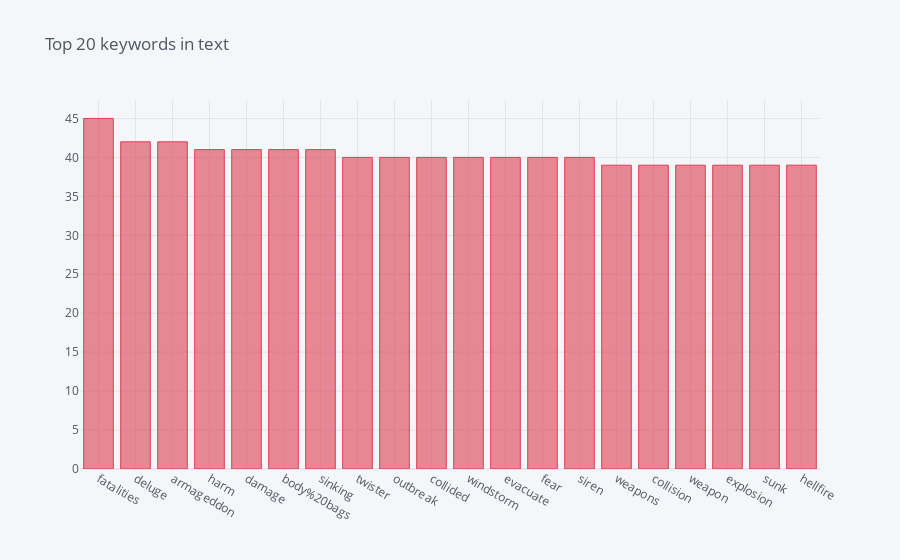

Notebook code for this chart:
### Code cell
print('Number of unique keywords: ', train['keyword'].nunique())
print('Percentage of tweets with keywords: ', len(train['keyword'].dropna())/ len(train) * 100)
train.keyword.value_counts()[:20].iplot(kind='bar', title='Top 20 keywords in text', color='red')

### Figure 1 — Plotly figure (JSON) as saved in the notebook; plotly's stock layout.template omitted (floating-point values rounded to 4 significant figures)
{"data": [{"marker": {"color": "rgba(219, 64, 82, 0.6)", "line": {"color": "rgba(219, 64, 82, 1.0)", "width": 1}}, "name": "keyword", "orientation": "v", "text": "", "type": "bar", "x": ["fatalities", "deluge", "armageddon", "harm", "damage", "body%20bags", "sinking", "twister", "outbreak", "collided", "windstorm", "evacuate", "fear", "siren", "weapons", "collision", "weapon", "explosion", "sunk", "hellfire"], "y": [45, 42, 42, 41, 41, 41, 41, 40, 40, 40, 40, 40, 40, 40, 39, 39, 39, 39, 39, 39]}], "layout": {"legend": {"bgcolor": "#F5F6F9", "font": {"color": "#4D5663"}}, "paper_bgcolor": "#F5F6F9", "plot_bgcolor": "#F5F6F9", "title": {"font": {"color": "#4D5663"}, "text": "Top 20 keywords in text"}, "xaxis": {"gridcolor": "#E1E5ED", "showgrid": true, "tickfont": {"color": "#4D5663"}, "title": {"font": {"color": "#4D5663"}, "text": ""}, "zerolinecolor": "#E1E5ED"}, "yaxis": {"gridcolor": "#E1E5ED", "showgrid": true, "tickfont": {"color": "#4D5663"}, "title": {"font": {"color": "#4D5663"}, "text": ""}, "zerolinecolor": "#E1E5ED"}}}
